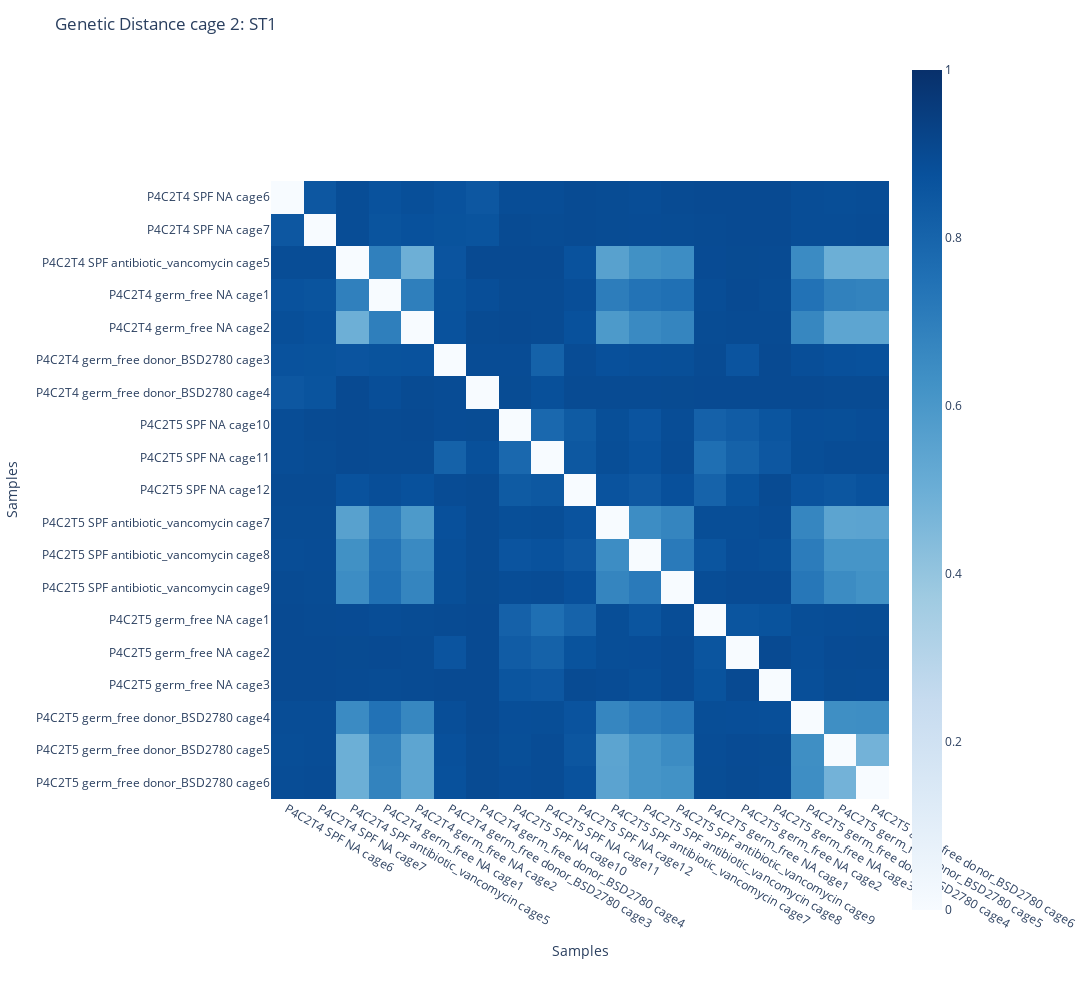
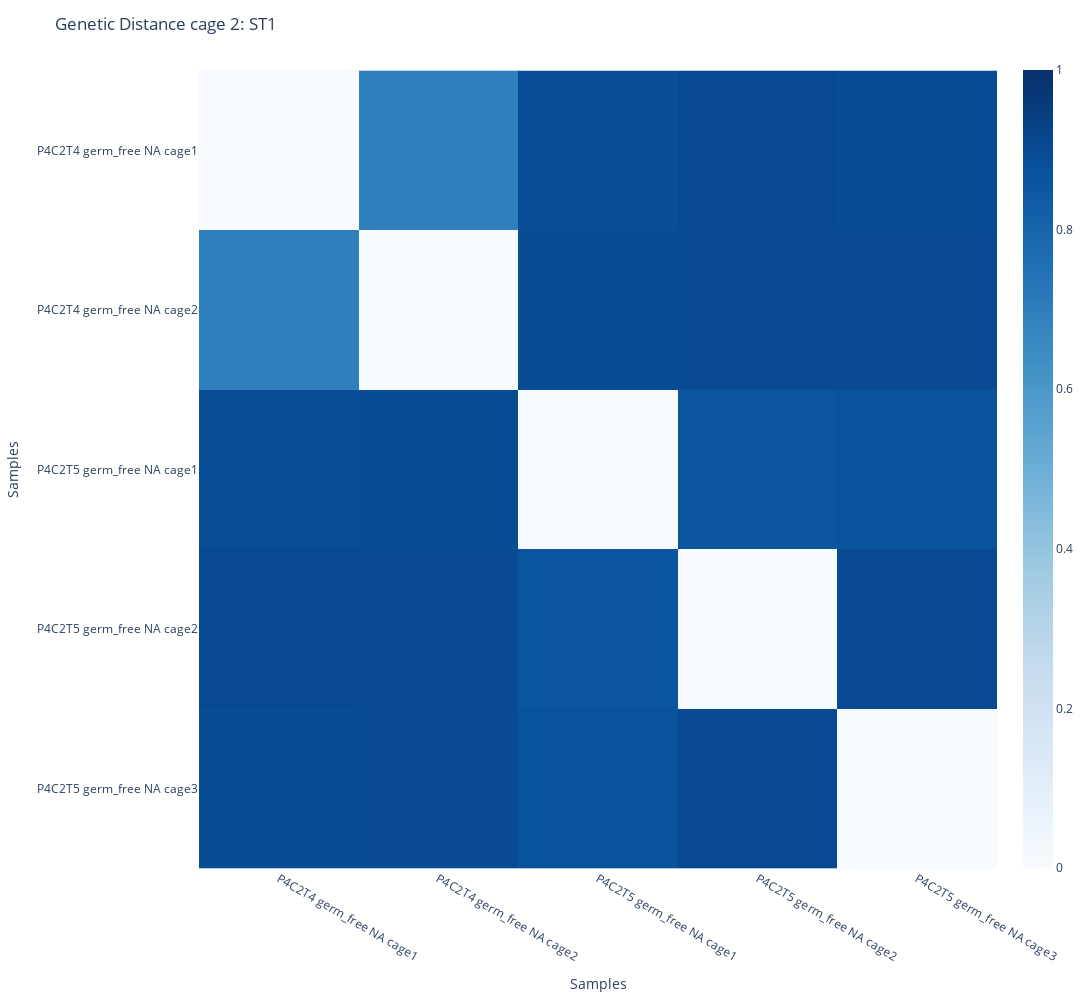
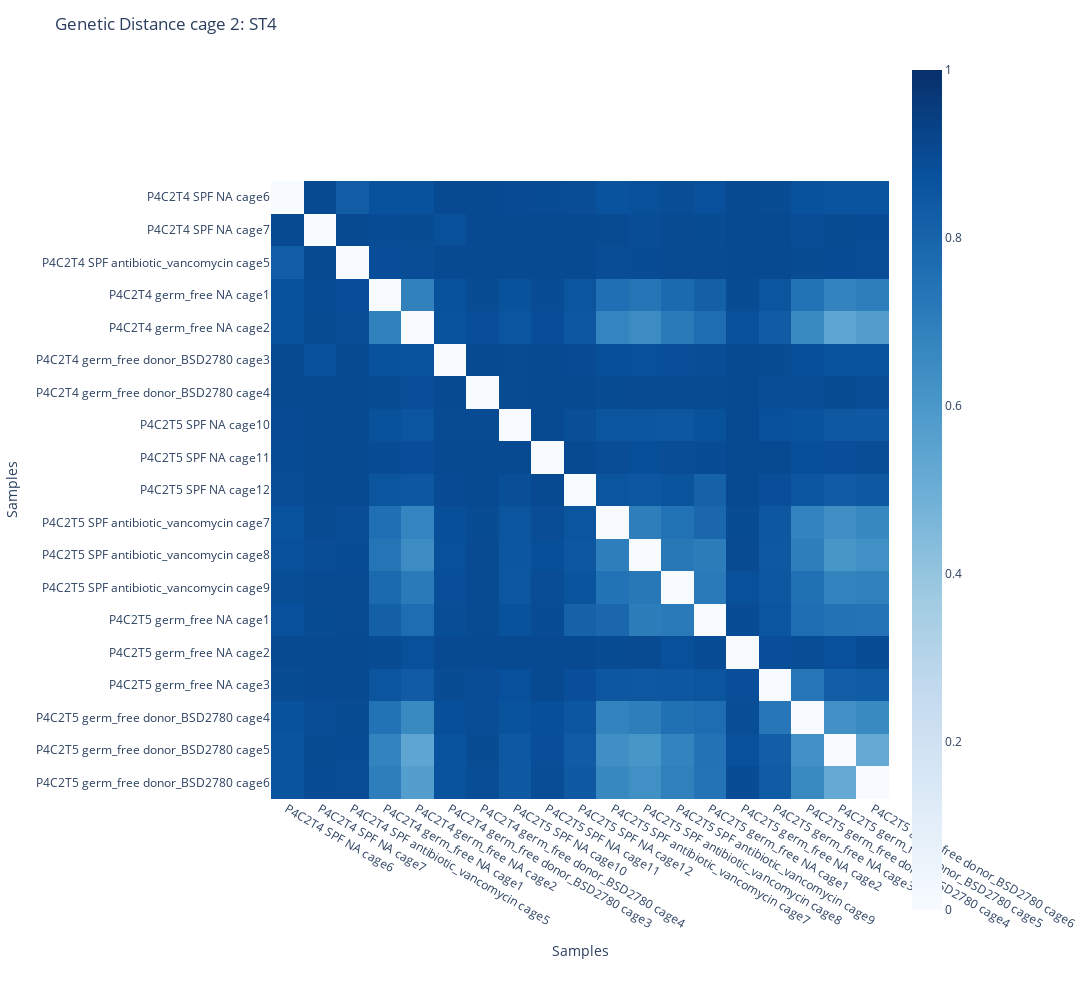
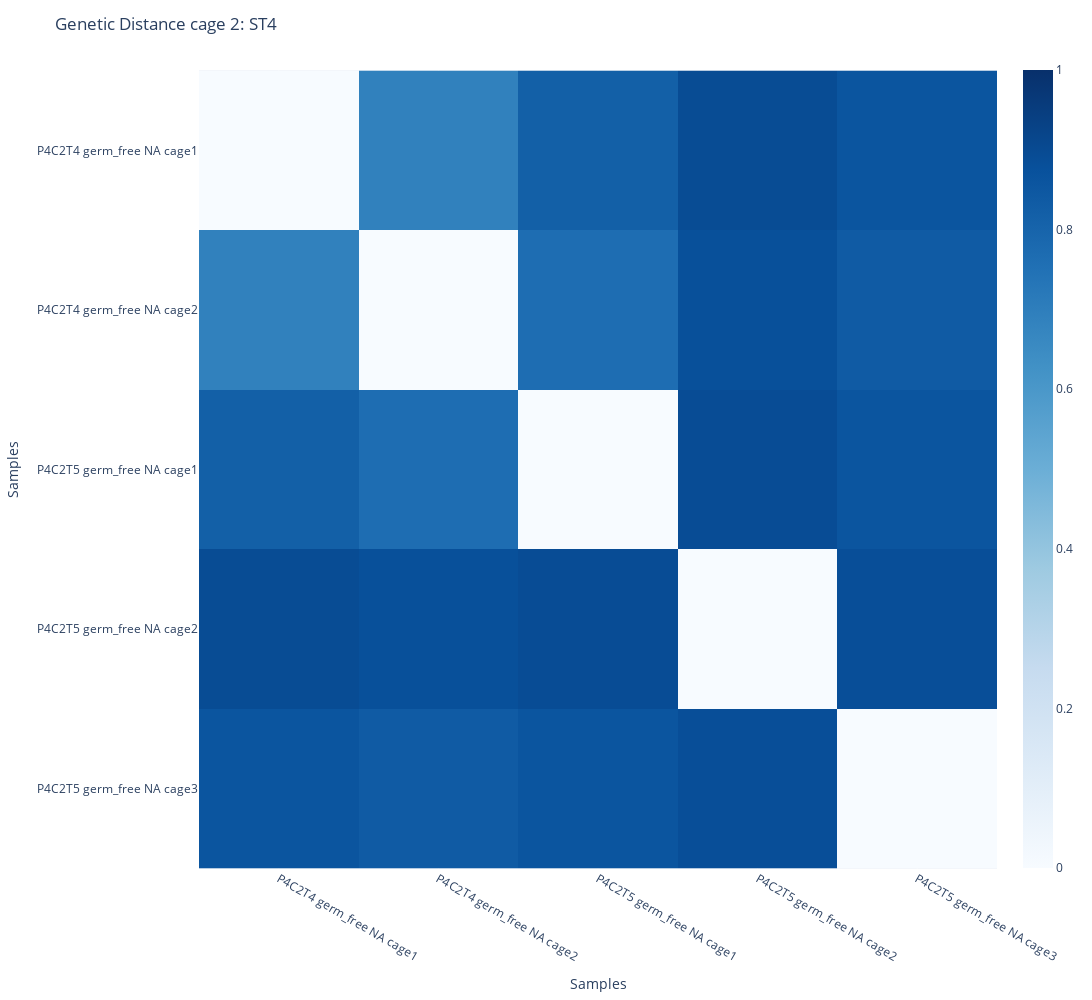

The code cell stored with these charts, in order, in its notebook:
### Markdown cell above
# P4C2T4T5 Seperate housing using 24 h stool samples

### Code cell
li_strains = ['ST1', 'ST4', 'ST5', 'ST6']
for strain in li_strains:
    df = read_GD_tables(f'/Volumes/sd/faith/MTCSB/projects/P4-barcoding_strains/20241029_analysis/rerun/P4C2T4T5/GD/{strain}')
    df_meta = pd.read_csv('/Users/ruprec01/Documents/Faith_lab/Git/population_bottlenecks/input_files/gd_sheets/P4C2T4T5/24h_stool_gdmeta.csv')

    df.index = df_meta['BioSample']
    df.columns = df_meta['BioSample']
    fig = px.imshow(df,
                    color_continuous_scale=px.colors.sequential.Blues,
                    range_color=[0, 1],
                    width = 1200,
                    height = 1000)
    fig.update_layout(
        title=f"Genetic Distance cage 2: {strain}",
        xaxis_title="Samples",
        yaxis_title="Samples"
    )
    fig.show()
    fig.write_image(f'GD_C2T4T5-24hstool-{strain}.png',width  = 1200, height = 1000 ,scale = 1)

    li_germfree = [i for i in df.columns  if 'germ_free NA' in i ]
    df = df[li_germfree]
    df.reset_index(inplace = True)
    df = df.loc[df['BioSample'].isin(li_germfree)].copy()
    df.set_index('BioSample', inplace = True)

    fig = px.imshow(df,
                    color_continuous_scale=px.colors.sequential.Blues,
                    range_color=[0, 1],
                    width = 1200,
                    height = 1000)
    fig.update_layout(
        title=f"Genetic Distance cage 2: {strain}",
        xaxis_title="Samples",
        yaxis_title="Samples"
    )
    fig.show()
    fig.write_image(f'GD_C2T4T5-24hstool-germfree-{strain}.png',width  = 1200, height = 1000 ,scale = 1)

### Figure 1 — Plotly figure (JSON) as saved in the notebook; plotly's stock layout.template omitted (floating-point values rounded to 4 significant figures; data arrays with more than 128 entries replaced by an {"elided": "..."} marker saying what was removed)
{"data": [{"coloraxis": "coloraxis", "hovertemplate": "BioSample: %{x}<br>BioSample: %{y}<br>color: %{z}<extra></extra>", "name": "0", "type": "heatmap", "x": ["P4C2T4 SPF NA cage6", "P4C2T4 SPF NA cage7", "P4C2T4 SPF antibiotic_vancomycin cage5", "P4C2T4 germ_free NA cage1", "P4C2T4 germ_free NA cage2", "P4C2T4 germ_free donor_BSD2780 cage3", "P4C2T4 germ_free donor_BSD2780 cage4", "P4C2T5 SPF NA cage10", "P4C2T5 SPF NA cage11", "P4C2T5 SPF NA cage12", "P4C2T5 SPF antibiotic_vancomycin cage7", "P4C2T5 SPF antibiotic_vancomycin cage8", "P4C2T5 SPF antibiotic_vancomycin cage9", "P4C2T5 germ_free NA cage1", "P4C2T5 germ_free NA cage2", "P4C2T5 germ_free NA cage3", "P4C2T5 germ_free donor_BSD2780 cage4", "P4C2T5 germ_free donor_BSD2780 cage5", "P4C2T5 germ_free donor_BSD2780 cage6"], "xaxis": "x", "y": ["P4C2T4 SPF NA cage6", "P4C2T4 SPF NA cage7", "P4C2T4 SPF antibiotic_vancomycin cage5", "P4C2T4 germ_free NA cage1", "P4C2T4 germ_free NA cage2", "P4C2T4 germ_free donor_BSD2780 cage3", "P4C2T4 germ_free donor_BSD2780 cage4", "P4C2T5 SPF NA cage10", "P4C2T5 SPF NA cage11", "P4C2T5 SPF NA cage12", "P4C2T5 SPF antibiotic_vancomycin cage7", "P4C2T5 SPF antibiotic_vancomycin cage8", "P4C2T5 SPF antibiotic_vancomycin cage9", "P4C2T5 germ_free NA cage1", "P4C2T5 germ_free NA cage2", "P4C2T5 germ_free NA cage3", "P4C2T5 germ_free donor_BSD2780 cage4", "P4C2T5 germ_free donor_BSD2780 cage5", "P4C2T5 germ_free donor_BSD2780 cage6"], "yaxis": "y", "z": {"elided": "19x19 float values"}}], "layout": {"coloraxis": {"cmax": 1, "cmin": 0, "colorscale": [[0, "rgb(247,251,255)"], [0.125, "rgb(222,235,247)"], [0.25, "rgb(198,219,239)"], [0.375, "rgb(158,202,225)"], [0.5, "rgb(107,174,214)"], [0.625, "rgb(66,146,198)"], [0.75, "rgb(33,113,181)"], [0.875, "rgb(8,81,156)"], [1, "rgb(8,48,107)"]]}, "height": 1000, "margin": {"t": 60}, "title": {"text": "Genetic Distance cage 2: ST1"}, "width": 1200, "xaxis": {"anchor": "y", "constrain": "domain", "domain": [0, 1], "scaleanchor": "y", "title": {"text": "Samples"}}, "yaxis": {"anchor": "x", "autorange": "reversed", "constrain": "domain", "domain": [0, 1], "title": {"text": "Samples"}}}}

### Figure 2 — Plotly figure (JSON) as saved in the notebook; plotly's stock layout.template omitted (floating-point values rounded to 4 significant figures)
{"data": [{"coloraxis": "coloraxis", "hovertemplate": "BioSample: %{x}<br>BioSample: %{y}<br>color: %{z}<extra></extra>", "name": "0", "type": "heatmap", "x": ["P4C2T4 germ_free NA cage1", "P4C2T4 germ_free NA cage2", "P4C2T5 germ_free NA cage1", "P4C2T5 germ_free NA cage2", "P4C2T5 germ_free NA cage3"], "xaxis": "x", "y": ["P4C2T4 germ_free NA cage1", "P4C2T4 germ_free NA cage2", "P4C2T5 germ_free NA cage1", "P4C2T5 germ_free NA cage2", "P4C2T5 germ_free NA cage3"], "yaxis": "y", "z": [[0.0, 0.6972, 0.8905, 0.8997, 0.8958], [0.6972, 0.0, 0.8953, 0.8987, 0.8969], [0.8905, 0.8953, 0.0, 0.8611, 0.8688], [0.8997, 0.8987, 0.8611, 0.0, 0.9003], [0.8958, 0.8969, 0.8688, 0.9003, 0.0]]}], "layout": {"coloraxis": {"cmax": 1, "cmin": 0, "colorscale": [[0, "rgb(247,251,255)"], [0.125, "rgb(222,235,247)"], [0.25, "rgb(198,219,239)"], [0.375, "rgb(158,202,225)"], [0.5, "rgb(107,174,214)"], [0.625, "rgb(66,146,198)"], [0.75, "rgb(33,113,181)"], [0.875, "rgb(8,81,156)"], [1, "rgb(8,48,107)"]]}, "height": 1000, "margin": {"t": 60}, "title": {"text": "Genetic Distance cage 2: ST1"}, "width": 1200, "xaxis": {"anchor": "y", "constrain": "domain", "domain": [0, 1], "scaleanchor": "y", "title": {"text": "Samples"}}, "yaxis": {"anchor": "x", "autorange": "reversed", "constrain": "domain", "domain": [0, 1], "title": {"text": "Samples"}}}}

### Figure 3 — Plotly figure (JSON) as saved in the notebook; plotly's stock layout.template omitted (floating-point values rounded to 4 significant figures; data arrays with more than 128 entries replaced by an {"elided": "..."} marker saying what was removed)
{"data": [{"coloraxis": "coloraxis", "hovertemplate": "BioSample: %{x}<br>BioSample: %{y}<br>color: %{z}<extra></extra>", "name": "0", "type": "heatmap", "x": ["P4C2T4 SPF NA cage6", "P4C2T4 SPF NA cage7", "P4C2T4 SPF antibiotic_vancomycin cage5", "P4C2T4 germ_free NA cage1", "P4C2T4 germ_free NA cage2", "P4C2T4 germ_free donor_BSD2780 cage3", "P4C2T4 germ_free donor_BSD2780 cage4", "P4C2T5 SPF NA cage10", "P4C2T5 SPF NA cage11", "P4C2T5 SPF NA cage12", "P4C2T5 SPF antibiotic_vancomycin cage7", "P4C2T5 SPF antibiotic_vancomycin cage8", "P4C2T5 SPF antibiotic_vancomycin cage9", "P4C2T5 germ_free NA cage1", "P4C2T5 germ_free NA cage2", "P4C2T5 germ_free NA cage3", "P4C2T5 germ_free donor_BSD2780 cage4", "P4C2T5 germ_free donor_BSD2780 cage5", "P4C2T5 germ_free donor_BSD2780 cage6"], "xaxis": "x", "y": ["P4C2T4 SPF NA cage6", "P4C2T4 SPF NA cage7", "P4C2T4 SPF antibiotic_vancomycin cage5", "P4C2T4 germ_free NA cage1", "P4C2T4 germ_free NA cage2", "P4C2T4 germ_free donor_BSD2780 cage3", "P4C2T4 germ_free donor_BSD2780 cage4", "P4C2T5 SPF NA cage10", "P4C2T5 SPF NA cage11", "P4C2T5 SPF NA cage12", "P4C2T5 SPF antibiotic_vancomycin cage7", "P4C2T5 SPF antibiotic_vancomycin cage8", "P4C2T5 SPF antibiotic_vancomycin cage9", "P4C2T5 germ_free NA cage1", "P4C2T5 germ_free NA cage2", "P4C2T5 germ_free NA cage3", "P4C2T5 germ_free donor_BSD2780 cage4", "P4C2T5 germ_free donor_BSD2780 cage5", "P4C2T5 germ_free donor_BSD2780 cage6"], "yaxis": "y", "z": {"elided": "19x19 float values"}}], "layout": {"coloraxis": {"cmax": 1, "cmin": 0, "colorscale": [[0, "rgb(247,251,255)"], [0.125, "rgb(222,235,247)"], [0.25, "rgb(198,219,239)"], [0.375, "rgb(158,202,225)"], [0.5, "rgb(107,174,214)"], [0.625, "rgb(66,146,198)"], [0.75, "rgb(33,113,181)"], [0.875, "rgb(8,81,156)"], [1, "rgb(8,48,107)"]]}, "height": 1000, "margin": {"t": 60}, "title": {"text": "Genetic Distance cage 2: ST4"}, "width": 1200, "xaxis": {"anchor": "y", "constrain": "domain", "domain": [0, 1], "scaleanchor": "y", "title": {"text": "Samples"}}, "yaxis": {"anchor": "x", "autorange": "reversed", "constrain": "domain", "domain": [0, 1], "title": {"text": "Samples"}}}}

### Figure 4 — Plotly figure (JSON) as saved in the notebook; plotly's stock layout.template omitted (floating-point values rounded to 4 significant figures)
{"data": [{"coloraxis": "coloraxis", "hovertemplate": "BioSample: %{x}<br>BioSample: %{y}<br>color: %{z}<extra></extra>", "name": "0", "type": "heatmap", "x": ["P4C2T4 germ_free NA cage1", "P4C2T4 germ_free NA cage2", "P4C2T5 germ_free NA cage1", "P4C2T5 germ_free NA cage2", "P4C2T5 germ_free NA cage3"], "xaxis": "x", "y": ["P4C2T4 germ_free NA cage1", "P4C2T4 germ_free NA cage2", "P4C2T5 germ_free NA cage1", "P4C2T5 germ_free NA cage2", "P4C2T5 germ_free NA cage3"], "yaxis": "y", "z": [[0.0, 0.6883, 0.8179, 0.8945, 0.8578], [0.6883, 0.0, 0.7645, 0.8797, 0.8349], [0.8179, 0.7645, 0.0, 0.8935, 0.8593], [0.8945, 0.8797, 0.8935, 0.0, 0.8853], [0.8578, 0.8349, 0.8593, 0.8853, 0.0]]}], "layout": {"coloraxis": {"cmax": 1, "cmin": 0, "colorscale": [[0, "rgb(247,251,255)"], [0.125, "rgb(222,235,247)"], [0.25, "rgb(198,219,239)"], [0.375, "rgb(158,202,225)"], [0.5, "rgb(107,174,214)"], [0.625, "rgb(66,146,198)"], [0.75, "rgb(33,113,181)"], [0.875, "rgb(8,81,156)"], [1, "rgb(8,48,107)"]]}, "height": 1000, "margin": {"t": 60}, "title": {"text": "Genetic Distance cage 2: ST4"}, "width": 1200, "xaxis": {"anchor": "y", "constrain": "domain", "domain": [0, 1], "scaleanchor": "y", "title": {"text": "Samples"}}, "yaxis": {"anchor": "x", "autorange": "reversed", "constrain": "domain", "domain": [0, 1], "title": {"text": "Samples"}}}}
